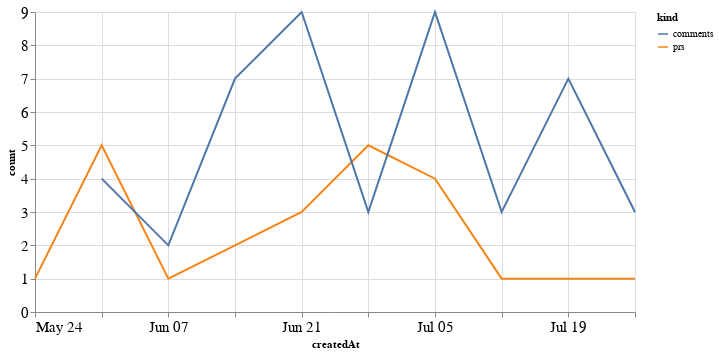

This figure's notebook cell:
### Code cell
alt.Chart(total_time, width=600).mark_line().encode(
    x='createdAt',
    y='count',
    color='kind'
)

### Figure 1 — Vega-Lite specification as saved in the notebook (floating-point values rounded to 4 significant figures)
{"config": {"axisLeft": {"labelFontSize": 15}, "axisBottom": {"labelFontSize": 15}}, "data": {"name": "data-960f452ca0fbf658258bf1fa9df87967"}, "mark": "line", "encoding": {"color": {"type": "nominal", "field": "kind"}, "x": {"type": "temporal", "field": "createdAt"}, "y": {"type": "quantitative", "field": "count"}}, "width": 600, "$schema": "https://vega.github.io/schema/vega-lite/v4.8.1.json", "datasets": {"data-960f452ca0fbf658258bf1fa9df87967": [{"createdAt": "2020-05-24T00:00:00", "kind": "prs", "count": 1.0}, {"createdAt": "2020-05-31T00:00:00", "kind": "prs", "count": 5.0}, {"createdAt": "2020-06-07T00:00:00", "kind": "prs", "count": 1.0}, {"createdAt": "2020-06-14T00:00:00", "kind": "prs", "count": 2.0}, {"createdAt": "2020-06-21T00:00:00", "kind": "prs", "count": 3.0}, {"createdAt": "2020-06-28T00:00:00", "kind": "prs", "count": 5.0}, {"createdAt": "2020-07-05T00:00:00", "kind": "prs", "count": 4.0}, {"createdAt": "2020-07-12T00:00:00", "kind": "prs", "count": 1.0}, {"createdAt": "2020-07-19T00:00:00", "kind": "prs", "count": 1.0}, {"createdAt": "2020-07-26T00:00:00", "kind": "prs", "count": 1.0}, {"createdAt": "2020-05-24T00:00:00", "kind": "comments", "count": null}, {"createdAt": "2020-05-31T00:00:00", "kind": "comments", "count": 4.0}, {"createdAt": "2020-06-07T00:00:00", "kind": "comments", "count": 2.0}, {"createdAt": "2020-06-14T00:00:00", "kind": "comments", "count": 7.0}, {"createdAt": "2020-06-21T00:00:00", "kind": "comments", "count": 9.0}, {"createdAt": "2020-06-28T00:00:00", "kind": "comments", "count": 3.0}, {"createdAt": "2020-07-05T00:00:00", "kind": "comments", "count": 9.0}, {"createdAt": "2020-07-12T00:00:00", "kind": "comments", "count": 3.0}, {"createdAt": "2020-07-19T00:00:00", "kind": "comments", "count": 7.0}, {"createdAt": "2020-07-26T00:00:00", "kind": "comments", "count": 3.0}]}}
